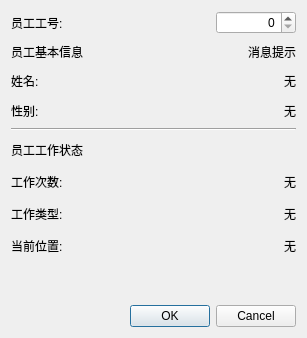
<?xml version="1.0" encoding="UTF-8"?>
<ui version="4.0">
 <class>DeleteStaffDialog</class>
 <widget class="QDialog" name="DeleteStaffDialog">
  <property name="geometry">
   <rect>
    <x>0</x>
    <y>0</y>
    <width>307</width>
    <height>338</height>
   </rect>
  </property>
  <property name="windowTitle">
   <string>删除员工</string>
  </property>
  <layout class="QVBoxLayout" name="verticalLayout" stretch="0,2,0,3,0,0">
   <item>
    <layout class="QHBoxLayout" name="horizontalLayout" stretch="5,2">
     <item>
      <widget class="QLabel" name="label">
       <property name="text">
        <string>员工工号:</string>
       </property>
      </widget>
     </item>
     <item>
      <widget class="QSpinBox" name="IdSpinBox">
       <property name="alignment">
        <set>Qt::AlignRight|Qt::AlignTrailing|Qt::AlignVCenter</set>
       </property>
       <property name="maximum">
        <number>399</number>
       </property>
      </widget>
     </item>
    </layout>
   </item>
   <item>
    <layout class="QGridLayout" name="gridLayout" rowstretch="0,0,0">
     <item row="0" column="0">
      <widget class="QLabel" name="label_4">
       <property name="text">
        <string>员工基本信息</string>
       </property>
      </widget>
     </item>
     <item row="1" column="0">
      <widget class="QLabel" name="label_2">
       <property name="text">
        <string>姓名:</string>
       </property>
      </widget>
     </item>
     <item row="1" column="2">
      <widget class="QLabel" name="nameLabel">
       <property name="text">
        <string>无</string>
       </property>
       <property name="alignment">
        <set>Qt::AlignRight|Qt::AlignTrailing|Qt::AlignVCenter</set>
       </property>
      </widget>
     </item>
     <item row="2" column="0">
      <widget class="QLabel" name="label_3">
       <property name="text">
        <string>性别:</string>
       </property>
      </widget>
     </item>
     <item row="2" column="2">
      <widget class="QLabel" name="genderLabel">
       <property name="text">
        <string>无</string>
       </property>
       <property name="alignment">
        <set>Qt::AlignRight|Qt::AlignTrailing|Qt::AlignVCenter</set>
       </property>
      </widget>
     </item>
     <item row="0" column="2">
      <widget class="QLabel" name="messageLabel">
       <property name="text">
        <string>消息提示</string>
       </property>
       <property name="alignment">
        <set>Qt::AlignRight|Qt::AlignTrailing|Qt::AlignVCenter</set>
       </property>
      </widget>
     </item>
     <item row="0" column="1">
      <spacer name="horizontalSpacer_6">
       <property name="orientation">
        <enum>Qt::Horizontal</enum>
       </property>
       <property name="sizeHint" stdset="0">
        <size>
         <width>40</width>
         <height>20</height>
        </size>
       </property>
      </spacer>
     </item>
     <item row="2" column="1">
      <spacer name="horizontalSpacer_2">
       <property name="orientation">
        <enum>Qt::Horizontal</enum>
       </property>
       <property name="sizeHint" stdset="0">
        <size>
         <width>40</width>
         <height>20</height>
        </size>
       </property>
      </spacer>
     </item>
     <item row="1" column="1">
      <spacer name="horizontalSpacer">
       <property name="orientation">
        <enum>Qt::Horizontal</enum>
       </property>
       <property name="sizeHint" stdset="0">
        <size>
         <width>40</width>
         <height>20</height>
        </size>
       </property>
      </spacer>
     </item>
    </layout>
   </item>
   <item>
    <widget class="Line" name="line">
     <property name="orientation">
      <enum>Qt::Horizontal</enum>
     </property>
    </widget>
   </item>
   <item>
    <layout class="QGridLayout" name="gridLayout_2" rowstretch="0,0,0,0">
     <item row="0" column="0">
      <widget class="QLabel" name="label_5">
       <property name="text">
        <string>员工工作状态</string>
       </property>
      </widget>
     </item>
     <item row="1" column="0">
      <widget class="QLabel" name="label_6">
       <property name="text">
        <string>工作次数:</string>
       </property>
      </widget>
     </item>
     <item row="1" column="2">
      <widget class="QLabel" name="wTimeLabel">
       <property name="text">
        <string>无</string>
       </property>
       <property name="alignment">
        <set>Qt::AlignRight|Qt::AlignTrailing|Qt::AlignVCenter</set>
       </property>
      </widget>
     </item>
     <item row="2" column="0">
      <widget class="QLabel" name="label_7">
       <property name="text">
        <string>工作类型:</string>
       </property>
      </widget>
     </item>
     <item row="2" column="2">
      <widget class="QLabel" name="wTypeLabel">
       <property name="text">
        <string>无</string>
       </property>
       <property name="alignment">
        <set>Qt::AlignRight|Qt::AlignTrailing|Qt::AlignVCenter</set>
       </property>
      </widget>
     </item>
     <item row="3" column="0">
      <widget class="QLabel" name="workTypeLabel">
       <property name="text">
        <string>当前位置:</string>
       </property>
      </widget>
     </item>
     <item row="3" column="2">
      <widget class="QLabel" name="wPosLabel">
       <property name="text">
        <string>无</string>
       </property>
       <property name="alignment">
        <set>Qt::AlignRight|Qt::AlignTrailing|Qt::AlignVCenter</set>
       </property>
      </widget>
     </item>
     <item row="1" column="1">
      <spacer name="horizontalSpacer_3">
       <property name="orientation">
        <enum>Qt::Horizontal</enum>
       </property>
       <property name="sizeHint" stdset="0">
        <size>
         <width>40</width>
         <height>20</height>
        </size>
       </property>
      </spacer>
     </item>
     <item row="2" column="1">
      <spacer name="horizontalSpacer_4">
       <property name="orientation">
        <enum>Qt::Horizontal</enum>
       </property>
       <property name="sizeHint" stdset="0">
        <size>
         <width>40</width>
         <height>20</height>
        </size>
       </property>
      </spacer>
     </item>
     <item row="3" column="1">
      <spacer name="horizontalSpacer_5">
       <property name="orientation">
        <enum>Qt::Horizontal</enum>
       </property>
       <property name="sizeHint" stdset="0">
        <size>
         <width>40</width>
         <height>20</height>
        </size>
       </property>
      </spacer>
     </item>
    </layout>
   </item>
   <item>
    <spacer name="verticalSpacer">
     <property name="orientation">
      <enum>Qt::Vertical</enum>
     </property>
     <property name="sizeHint" stdset="0">
      <size>
       <width>20</width>
       <height>40</height>
      </size>
     </property>
    </spacer>
   </item>
   <item>
    <widget class="QDialogButtonBox" name="buttonBox">
     <property name="orientation">
      <enum>Qt::Horizontal</enum>
     </property>
     <property name="standardButtons">
      <set>QDialogButtonBox::Cancel|QDialogButtonBox::Ok</set>
     </property>
    </widget>
   </item>
  </layout>
 </widget>
 <resources/>
 <connections>
  <connection>
   <sender>buttonBox</sender>
   <signal>accepted()</signal>
   <receiver>DeleteStaffDialog</receiver>
   <slot>accept()</slot>
   <hints>
    <hint type="sourcelabel">
     <x>248</x>
     <y>254</y>
    </hint>
    <hint type="destinationlabel">
     <x>157</x>
     <y>274</y>
    </hint>
   </hints>
  </connection>
  <connection>
   <sender>buttonBox</sender>
   <signal>rejected()</signal>
   <receiver>DeleteStaffDialog</receiver>
   <slot>reject()</slot>
   <hints>
    <hint type="sourcelabel">
     <x>316</x>
     <y>260</y>
    </hint>
    <hint type="destinationlabel">
     <x>286</x>
     <y>274</y>
    </hint>
   </hints>
  </connection>
 </connections>
</ui>
